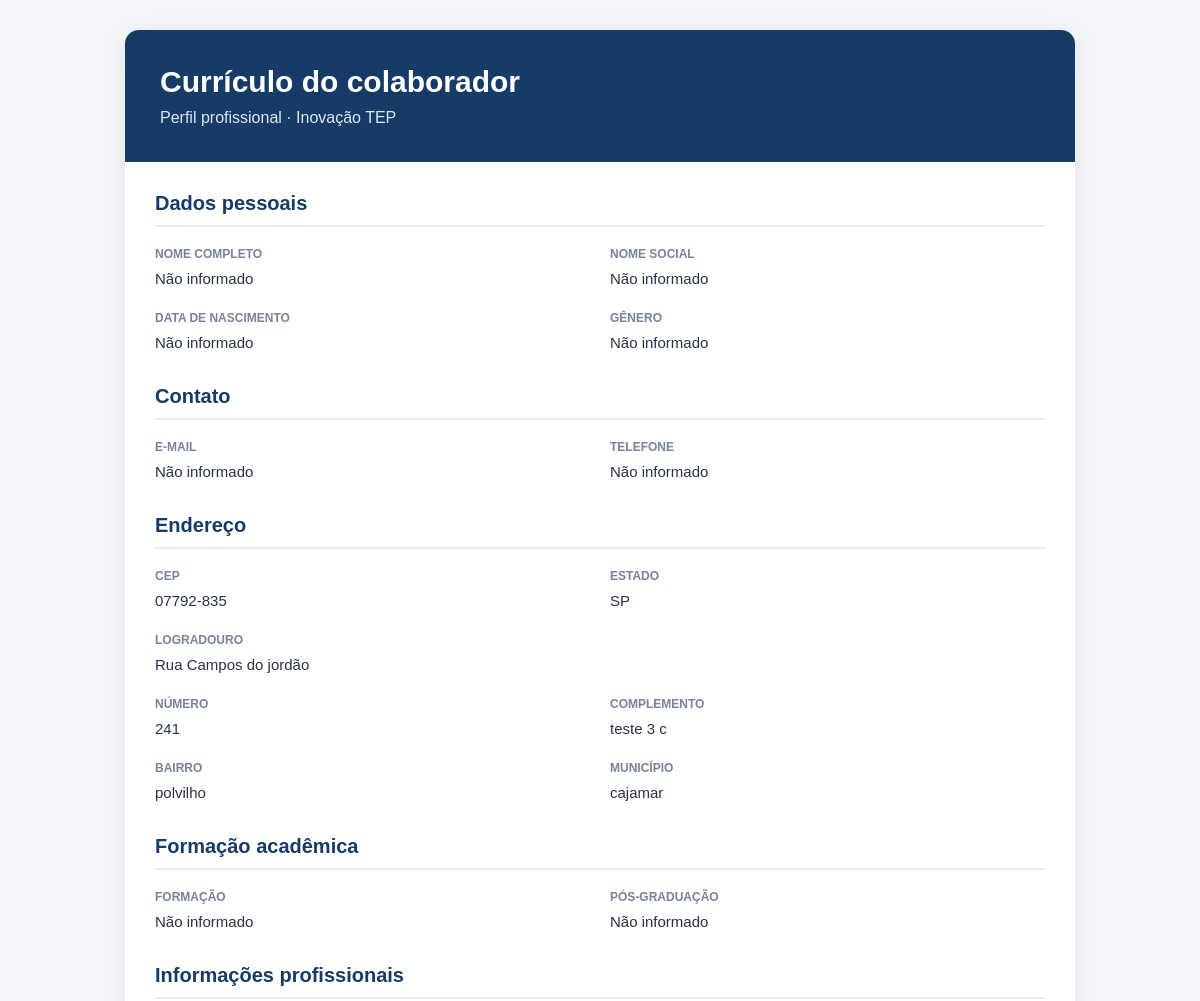
Page /usuario/colaborador/informacoes/ (signed in, upper part) on the earlier database version.
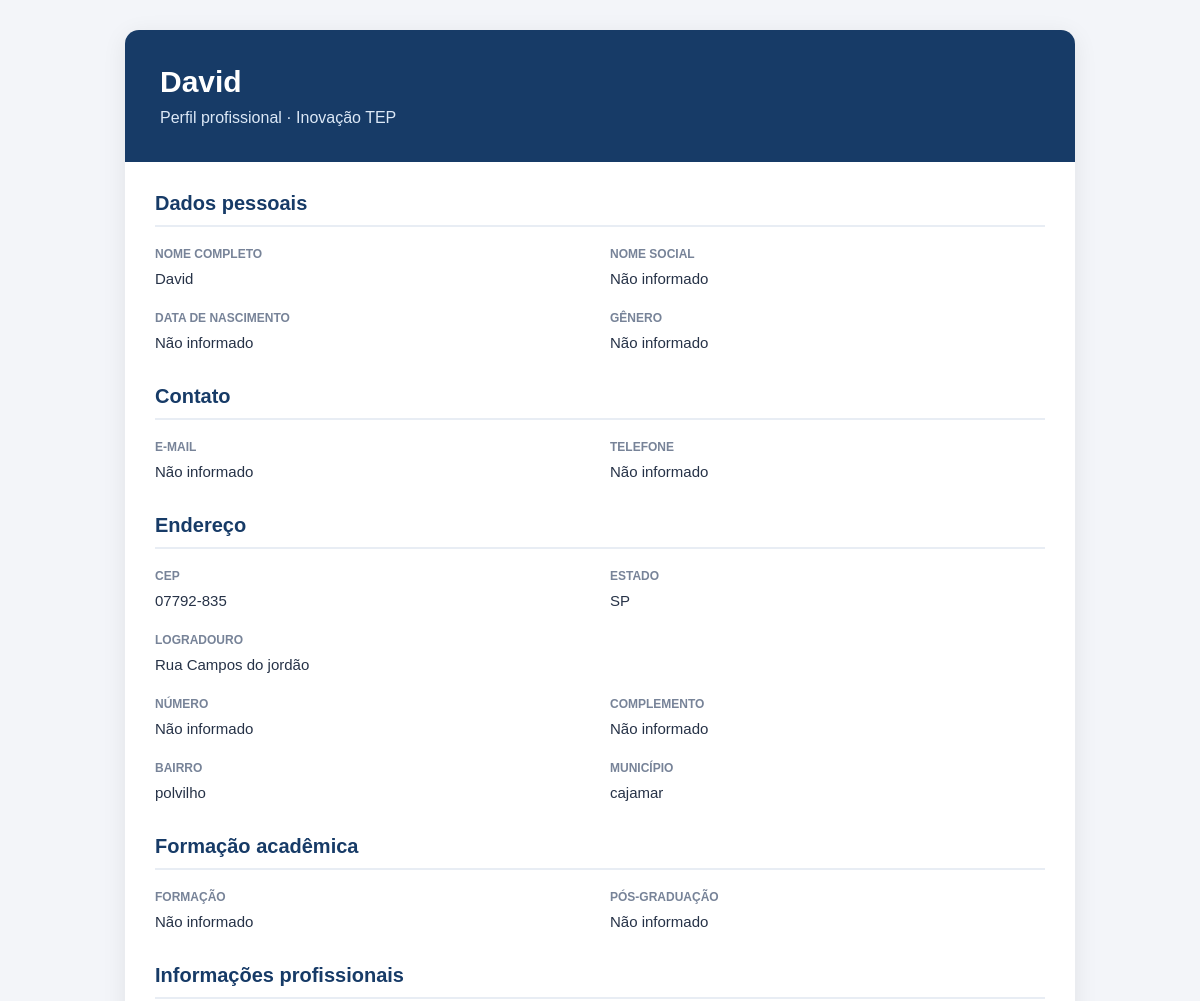
Same page on the later database version.
### usuario/models.py (models this page shows, shortened)
class InformacoesColaborador(models.Model):
    usuario = models.OneToOneField(
        Usuarios, on_delete=models.CASCADE, related_name="informacoes_colaborador"
    )
    nome_completo = models.CharField(max_length=255, blank=True)
    nome_social = models.CharField(max_length=255, blank=True)
    data_nascimento = models.DateField(null=True, blank=True)
    genero = models.CharField(max_length=30, blank=True)
    possui_deficiencia = models.CharField(max_length=10, blank=True)
    necessidades_acessibilidade = models.TextField(blank=True)
    email = models.EmailField(blank=True)
    telefone = models.CharField(max_length=20, blank=True)
    cep = models.CharField(max_length=9, blank=True)
    numero = models.CharField(max_length=20, blank=True)
    logradouro = models.CharField(max_length=255, blank=True)
    complemento = models.CharField(max_length=255, blank=True)
    bairro = models.CharField(max_length=100, blank=True)
    municipio = models.CharField(max_length=100, blank=True)
    uf = models.CharField(max_length=2, blank=True)
    tipo_documento = models.CharField(max_length=20, blank=True)
    rg = models.CharField(max_length=30, blank=True)
    cpf = models.CharField(max_length=14, blank=True)
    materia = models.CharField(max_length=100, blank=True)
    tempo_integral = models.BooleanField(default=False)
    horario_inicio = models.TimeField(null=True, blank=True)
    horario_fim = models.TimeField(null=True, blank=True)
    formacao = models.CharField(max_length=255, blank=True)
    pos_graduacao = models.CharField(max_length=255, blank=True)
    disciplinas = models.JSONField(default=list, blank=True)
    observacoes = models.TextField(max_length=1000, blank=True)
    class Meta:
        db_table = "informacoes_colaborador"
        verbose_name = "Informação do colaborador"
        verbose_name_plural = "Informações dos colaboradores"

### usuario/views.py (the view)
# urls.py: path('colaborador/informacoes/', views.informacoes_colaborador, name='informacoes_colaborador'),
def informacoes_colaborador(request):
    usuario_id = request.session.get("usuario_id")
    if not usuario_id:
        return redirect("login_colaborador")
    try:
        usuario = Usuarios.objects.get(pk=usuario_id)
    except Usuarios.DoesNotExist:
        request.session.flush()
        return redirect("login_colaborador")
    try:
        informacoes = InformacoesColaborador.objects.get(usuario_id=usuario.pk)
    except InformacoesColaborador.DoesNotExist:
        informacoes = None
    return render(
        request,
        "usuarios/informacoes_colaborador.html",
        {
            "usuario": usuario,
            "informacoes": informacoes,
        },
    )

### templates/usuarios/informacoes_colaborador.html (shortened to what the changed rows need)
{% load static %}
<!DOCTYPE html>
<html lang="pt-br">
<head>
</head>
<body>
<div class="curriculo">
    <header class="cabecalho">
        <h1>{{ informacoes.nome_completo|default:"Currículo do colaborador" }}</h1>
        <p>Perfil profissional · Inovação TEP</p>
    </header>
    <main class="conteudo">
        <section class="secao">
            <h2>Dados pessoais</h2>
            <div class="grade">
                <div class="campo">
                    <span class="rotulo">Nome completo</span>
                    <div class="valor">{{ informacoes.nome_completo|default:"Não informado" }}</div>
                </div>
                <div class="campo">
                    <span class="rotulo">Nome social</span>
                    <div class="valor">{{ informacoes.nome_social|default:"Não informado" }}</div>
                </div>
                <div class="campo">
                    <span class="rotulo">Data de nascimento</span>
                    <div class="valor">{{ informacoes.data_nascimento|date:"d/m/Y"|default:"Não informado" }}</div>
                </div>
                <div class="campo">
                    <span class="rotulo">Gênero</span>
                    <div class="valor">{{ informacoes.genero|default:"Não informado" }}</div>
                </div>
            </div>
        </section>
        <section class="secao">
            <h2>Contato</h2>
            <div class="grade">
                <div class="campo">
                    <span class="rotulo">E-mail</span>
                    <div class="valor">{{ informacoes.email|default:"Não informado" }}</div>
                </div>
                <div class="campo">
                    <span class="rotulo">Telefone</span>
                    <div class="valor">{{ informacoes.telefone|default:"Não informado" }}</div>
                </div>
            </div>
        </section>
        <section class="secao">
            <h2>Endereço</h2>
            <div class="grade">
                <div class="campo">
                    <span class="rotulo">CEP</span>
                    <div class="valor">{{ informacoes.cep|default:"Não informado" }}</div>
                </div>
                <div class="campo">
                    <span class="rotulo">Estado</span>
                    <div class="valor">{{ informacoes.uf|default:"Não informado" }}</div>
                </div>
                <div class="campo campo-completo">
                    <span class="rotulo">Logradouro</span>
                    <div class="valor">{{ informacoes.logradouro|default:"Não informado" }}</div>
                </div>
                <div class="campo">
                    <span class="rotulo">Número</span>
                    <div class="valor">{{ informacoes.numero|default:"Não informado" }}</div>
                </div>
                <div class="campo">
                    <span class="rotulo">Complemento</span>
                    <div class="valor">{{ informacoes.complemento|default:"Não informado" }}</div>
                </div>
                <div class="campo">
                    <span class="rotulo">Bairro</span>
                    <div class="valor">{{ informacoes.bairro|default:"Não informado" }}</div>
                </div>
                <div class="campo">
                    <span class="rotulo">Município</span>
                    <div class="valor">{{ informacoes.municipio|default:"Não informado" }}</div>
                </div>
            </div>
        </section>
        <section class="secao">
            <h2>Formação acadêmica</h2>
            <div class="grade">
                <div class="campo">
                    <span class="rotulo">Formação</span>
                    <div class="valor">{{ informacoes.formacao|default:"Não informado" }}</div>
                </div>
                <div class="campo">
                    <span class="rotulo">Pós-graduação</span>
                    <div class="valor">{{ informacoes.pos_graduacao|default:"Não informado" }}</div>
                </div>
            </div>
        </section>
        <section class="secao">
            <h2>Informações profissionais</h2>
        </section>
    </main>
</div>
</body>
</html>

Differences in the rows shown:
changed InformacoesColaborador "Não informado": nome_completo "Currículo do colaborador" → "David"; nome_completo "Não informado" → "David"; numero "241" → "Não informado"; complemento "teste 3 c" → "Não informado"
